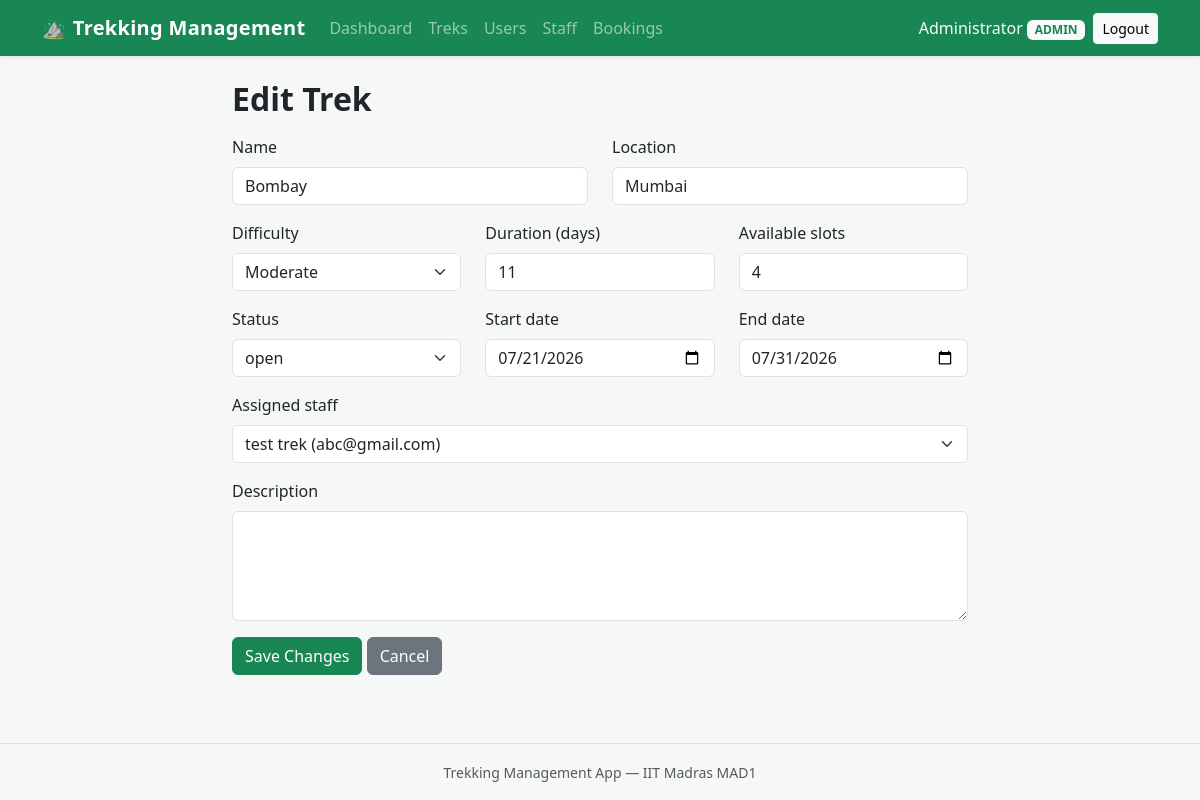
Screenshot of /admin/treks/3/edit (signed in) with the database file from the repository.
### models/user.py (models this page shows, shortened)
class User(UserMixin, db.Model):
    __tablename__ = "users"
    id = db.Column(db.Integer, primary_key=True)
    name = db.Column(db.String(80), nullable=False)
    email = db.Column(db.String(120), unique=True, nullable=False)
    password_hash = db.Column(db.String(255), nullable=False)
    role = db.Column(db.String(20), nullable=False, default="user")
    approved = db.Column(db.Boolean, nullable=False, default=False)
    blacklisted = db.Column(db.Boolean, nullable=False, default=False)
    bookings = db.relationship("Booking", backref="user", lazy=True)

### models/trek.py (models this page shows, shortened)
class Trek(db.Model):
    __tablename__ = "treks"
    id = db.Column(db.Integer, primary_key=True)
    name = db.Column(db.String(120), nullable=False)
    location = db.Column(db.String(120), nullable=False)
    difficulty = db.Column(db.String(20), nullable=True)
    duration = db.Column(db.Integer, nullable=False, default=1)
    available_slots = db.Column(db.Integer, nullable=False, default=0)
    status = db.Column(db.String(20), nullable=False, default="open")
    start_date = db.Column(db.Date, nullable=True)
    end_date = db.Column(db.Date, nullable=True)
    description = db.Column(db.Text, nullable=True)
    staff_id = db.Column(db.Integer, db.ForeignKey("users.id"), nullable=True)
    staff = db.relationship("User", backref="assigned_treks")
    bookings = db.relationship("Booking", backref="trek", lazy=True)

### routes/admin.py (the view, shortened to what this page needs)
@admin_bp.route("/treks/<int:trek_id>/edit", methods=["GET", "POST"])
@admin_required
def edit_trek(trek_id):
    trek = Trek.query.get_or_404(trek_id)
    staff_members = User.query.filter_by(role="staff").all()
    return render_template(
        "admin/trek_form.html",
        trek=trek,
        staff_members=staff_members,
        action=url_for("admin.edit_trek", trek_id=trek.id),
    )

### models/user.py (called while the page is built)
@login_manager.user_loader
def load_user(user_id):
    return User.query.get(int(user_id))

### routes/admin.py (called while the page is built)
def admin_required(view):
    @wraps(view)
    @login_required
    def wrapped(*args, **kwargs):
        if current_user.role != "admin":
            abort(403)
        return view(*args, **kwargs)
    return wrapped

### templates/admin/trek_form.html (shortened to what this page needs)
{% extends "base.html" %}
{% block content %}
<div class="row justify-content-center">
    <div class="col-md-8">
        <h2 class="mb-3">{{ "Edit Trek" if trek else "New Trek" }}</h2>
        <form method="POST" action="{{ action }}">
            <div class="row">
                <div class="col-md-6 mb-3">
                    <label for="name" class="form-label">Name</label>
                    <input type="text" class="form-control" id="name" name="name"
                           value="{{ trek.name if trek else '' }}" required>
                </div>
                <div class="col-md-6 mb-3">
                    <label for="location" class="form-label">Location</label>
                    <input type="text" class="form-control" id="location"
                           name="location"
                           value="{{ trek.location if trek else '' }}" required>
                </div>
            </div>
            <div class="row">
                <div class="col-md-4 mb-3">
                    <label for="difficulty" class="form-label">Difficulty</label>
                    <select class="form-select" id="difficulty" name="difficulty">
                        {% set current = trek.difficulty if trek else '' %}
                        {% for level in ['Easy', 'Moderate', 'Hard'] %}
                        <option value="{{ level }}"
                                {{ 'selected' if current == level else '' }}>
                            {{ level }}
                        </option>
                        {% endfor %}
                    </select>
                </div>
                <div class="col-md-4 mb-3">
                    <label for="duration" class="form-label">Duration (days)</label>
                    <input type="number" min="1" class="form-control"
                           id="duration" name="duration"
                           value="{{ trek.duration if trek else 1 }}">
                </div>
                <div class="col-md-4 mb-3">
                    <label for="available_slots" class="form-label">
                        Available slots
                    </label>
                    <input type="number" min="0" class="form-control"
                           id="available_slots" name="available_slots"
                           value="{{ trek.available_slots if trek else 0 }}">
                </div>
            </div>
            <div class="row">
                <div class="col-md-4 mb-3">
                    <label for="status" class="form-label">Status</label>
                    <select class="form-select" id="status" name="status">
                        {% set current = trek.status if trek else 'open' %}
                        {% for s in ['open', 'closed', 'cancelled'] %}
                        <option value="{{ s }}"
                                {{ 'selected' if current == s else '' }}>
                            {{ s }}
                        </option>
                        {% endfor %}
                    </select>
                </div>
                <div class="col-md-4 mb-3">
                    <label for="start_date" class="form-label">Start date</label>
                    <input type="date" class="form-control" id="start_date"
                           name="start_date"
                           value="{{ trek.start_date if trek and trek.start_date else '' }}">
                </div>
                <div class="col-md-4 mb-3">
                    <label for="end_date" class="form-label">End date</label>
                    <input type="date" class="form-control" id="end_date"
                           name="end_date"
                           value="{{ trek.end_date if trek and trek.end_date else '' }}">
                </div>
            </div>
            <div class="mb-3">
                <label for="staff_id" class="form-label">Assigned staff</label>
                <select class="form-select" id="staff_id" name="staff_id">
                    {% set current = trek.staff_id if trek else None %}
                    {% for staff in staff_members %}
                    <option value="{{ staff.id }}"
                            {{ 'selected' if current == staff.id else '' }}>
                        {{ staff.name }} ({{ staff.email }})
                    </option>
                    {% endfor %}
                </select>
            </div>
            <div class="mb-3">
                <label for="description" class="form-label">Description</label>
                <textarea class="form-control" id="description" name="description"
                          rows="4">{{ trek.description if trek else '' }}</textarea>
            </div>
            <button type="submit" class="btn btn-success">
                {{ "Save Changes" if trek else "Create Trek" }}
            </button>
            <a class="btn btn-secondary" href="{{ url_for('admin.dashboard') }}">
                Cancel
            </a>
        </form>
    </div>
</div>
{% endblock %}

### templates/base.html (shortened to what this page needs)
<!DOCTYPE html>
<html lang="en">
<head>
    <link
        href="https://cdn.jsdelivr.net/npm/bootstrap@5.3.3/dist/css/bootstrap.min.css"
        rel="stylesheet">
    <link rel="stylesheet"
          href="{{ url_for('static', filename='style.css') }}">
</head>
<body>
    <nav class="navbar navbar-expand-lg navbar-dark bg-success shadow-sm">
        <div class="container">
            <a class="navbar-brand fw-bold" href="{{ url_for('user.home') }}">
                &#9968; Trekking Management
            </a>
            <div class="collapse navbar-collapse" id="mainNav">
                <ul class="navbar-nav me-auto mb-2 mb-lg-0">
                    {% if current_user.is_authenticated %}
                        {% if current_user.role == 'user' %}
                            <li class="nav-item">
                                <a class="nav-link" href="{{ url_for('user.home') }}">
                                    Browse Treks
                                </a>
                            </li>
                            <li class="nav-item">
                                <a class="nav-link"
                                   href="{{ url_for('user.dashboard') }}">
                                    My Bookings
                                </a>
                            </li>
                        {% elif current_user.role == 'admin' %}
                            <li class="nav-item">
                                <a class="nav-link"
                                   href="{{ url_for('admin.dashboard') }}">
                                    Dashboard
                                </a>
                            </li>
                            <li class="nav-item">
                                <a class="nav-link"
                                   href="{{ url_for('admin.list_treks') }}">Treks</a>
                            </li>
                            <li class="nav-item">
                                <a class="nav-link"
                                   href="{{ url_for('admin.list_users') }}">Users</a>
                            </li>
                            <li class="nav-item">
                                <a class="nav-link"
                                   href="{{ url_for('admin.list_staff') }}">Staff</a>
                            </li>
                            <li class="nav-item">
                                <a class="nav-link"
                                   href="{{ url_for('admin.list_bookings') }}">
                                    Bookings
                                </a>
                            </li>
                        {% endif %}
                    {% endif %}
                </ul>
                <div class="d-flex align-items-lg-center flex-column flex-lg-row gap-2">
                    {% if current_user.is_authenticated %}
                        <span class="navbar-text text-light">
                            {{ current_user.name }}
                            <span class="badge bg-light text-success text-uppercase">
                                {{ current_user.role }}
                            </span>
                        </span>
                        <a class="btn btn-light btn-sm"
                           href="{{ url_for('auth.logout') }}">Logout</a>
                    {% else %}
                        <a class="btn btn-outline-light btn-sm"
                           href="{{ url_for('auth.login') }}">Login</a>
                        <a class="btn btn-light btn-sm"
                           href="{{ url_for('auth.register') }}">Register</a>
                    {% endif %}
                </div>
            </div>
        </div>
    </nav>
    <main class="container py-4">
        {% block content %}{% endblock %}
    </main>
    <footer class="border-top mt-auto py-3">
        <div class="container text-center text-muted">
            <small>Trekking Management App &mdash; IIT Madras MAD1</small>
        </div>
    </footer>
</body>
</html>

### static/style.css (style rules this page uses)
body { min-height: 100vh; display: flex; flex-direction: column; background-color: #f6f8f7; }
main { flex: 1; }
.navbar-brand { letter-spacing: 0.3px; }
h2 { font-weight: 600; }

### rows the page displays
User: name "Administrator", role "ADMIN"
Trek: name "Bombay", location "Mumbai", duration "11", available_slots "4", start_date "07/21/2026", end_date "07/31/2026"

### other values shown
{{ "Edit Trek" if trek else "New Trek" }} "Edit Trek"
{{ "Save Changes" if trek else "Create Trek" }} "Save Changes"
form field difficulty "Moderate"
form field status "open"
form field staff_id "test trek (abc@gmail.com)"
